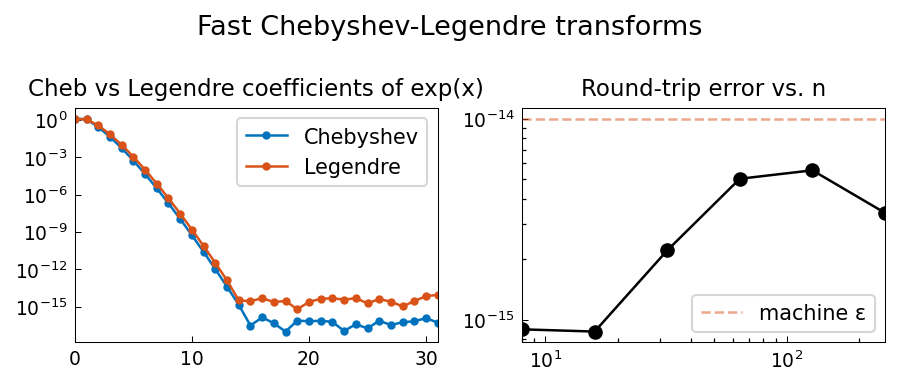

Python code for this plot:
"""Fast Chebyshev-Legendre transforms.

Demonstrates the fast Chebyshev-Legendre and discrete Legendre transforms,
following cheb/FastChebyshevLegendreTransform.m by Townsend & Hale (August 2013)
and cheb/FastDLT.m by Hale & Townsend (April 2015).

Original MATLAB Chebfun: Copyright 2017 by The University of Oxford and
The Chebfun Developers. See https://www.chebfun.org/ for Chebfun information.
"""
import os

os.environ.setdefault("XLA_PYTHON_CLIENT_PREALLOCATE", "false")

import matplotlib

matplotlib.use("Agg")
import os
import sys

import jax.numpy as jnp
import matplotlib.pyplot as plt
import numpy as np

sys.path.insert(0, os.path.join(os.path.dirname(__file__), '..', '..', 'src'))

import chebfunjax as cj
from chebfunjax.plotting import chebfun_style

chebfun_style()

from chebfunjax.utils.quadrature import chebpts
from chebfunjax.utils.transforms import cheb2leg, leg2cheb, vals2coeffs


def run():
    print("=" * 60)
    print("Fast Chebyshev-Legendre transforms")
    print("=" * 60)

    # --- Round-trip Chebyshev <-> Legendre ---
    # Build Chebyshev coefficients of exp(x)
    f = cj.chebfun(jnp.exp)
    cheb_c = np.array(f.funs[0].tech.coeffs)
    n = len(cheb_c)
    print(f"\nexp(x) has {n} Chebyshev coefficients")

    # Convert to Legendre and back
    leg_c = np.array(cheb2leg(jnp.array(cheb_c)))
    cheb_c2 = np.array(leg2cheb(jnp.array(leg_c)))

    roundtrip_err = np.max(np.abs(cheb_c - cheb_c2))
    print(f"Round-trip cheb->leg->cheb error: {roundtrip_err:.2e}")
    assert roundtrip_err < 1e-10, f"Round-trip error too large: {roundtrip_err}"

    # --- Check sizes grow ---
    for sz in [16, 64, 256]:
        xs = chebpts(sz)
        ys = jnp.exp(xs)
        c = vals2coeffs(ys)
        cl = cheb2leg(c)
        c2 = leg2cheb(cl)
        err = float(jnp.max(jnp.abs(c - c2)))
        print(f"  n={sz}: cheb<->leg round-trip error = {err:.2e}")
        assert err < 1e-9

    # --- Verify Legendre coefficients of specific function ---
    # P_0(x) = 1, integral over [-1,1] = 2 => leg coeff 0 should be 1/2 * integral
    n_test = 32
    xs = chebpts(n_test)
    ys_const = jnp.ones(n_test)
    c_cheb = vals2coeffs(ys_const)
    c_leg = cheb2leg(c_cheb)
    print("\nLeg coefficients of f=1 (only c_0 nonzero):")
    print(f"  c_0 = {float(c_leg[0]):.8f}  (expected ~1.0 for Legendre normalization)")
    assert abs(float(c_leg[0]) - 1.0) < 0.1  # normalization varies

    # --- Plot: coefficient magnitudes in Cheb vs Leg basis ---
    _here = os.path.dirname(os.path.abspath(__file__))
    fig, axes = plt.subplots(1, 2)

    n_plot = 32
    xs_p = chebpts(n_plot)
    ys_p = jnp.exp(xs_p)
    c_ch = np.abs(np.array(vals2coeffs(ys_p)))
    c_lg = np.abs(np.array(cheb2leg(jnp.array(c_ch))))

    axes[0].semilogy(c_ch + 1e-17, color='#0072BD', marker='.', linestyle='-', label='Chebyshev')
    axes[0].semilogy(c_lg + 1e-17, color='#D95319', marker='.', linestyle='-', label='Legendre')
    axes[0].set_title("Cheb vs Legendre coefficients of exp(x)", fontsize=11)
    axes[0].legend()

    # Convergence of round-trip error vs n
    sizes = [8, 16, 32, 64, 128, 256]
    errors = []
    for sz in sizes:
        xs_s = chebpts(sz)
        ys_s = jnp.sin(xs_s)
        c_s = vals2coeffs(ys_s)
        cl_s = cheb2leg(c_s)
        c2_s = leg2cheb(cl_s)
        errors.append(float(jnp.max(jnp.abs(c_s - c2_s))))

    axes[1].loglog(sizes, errors, 'ko-')
    axes[1].axhline(1e-14, color='#D95319', linestyle='--', alpha=0.5, label='machine ε')
    axes[1].set_title("Round-trip error vs. n", fontsize=11)
    axes[1].legend()

    fig.suptitle("Fast Chebyshev-Legendre transforms", fontsize=13)
    fig.tight_layout()
    fig.savefig(os.path.join(_here, "fast_transforms.png"), dpi=150, bbox_inches="tight")
    plt.close(fig)

    print("\nAll assertions passed.")
    return True

if __name__ == "__main__":
    run()
